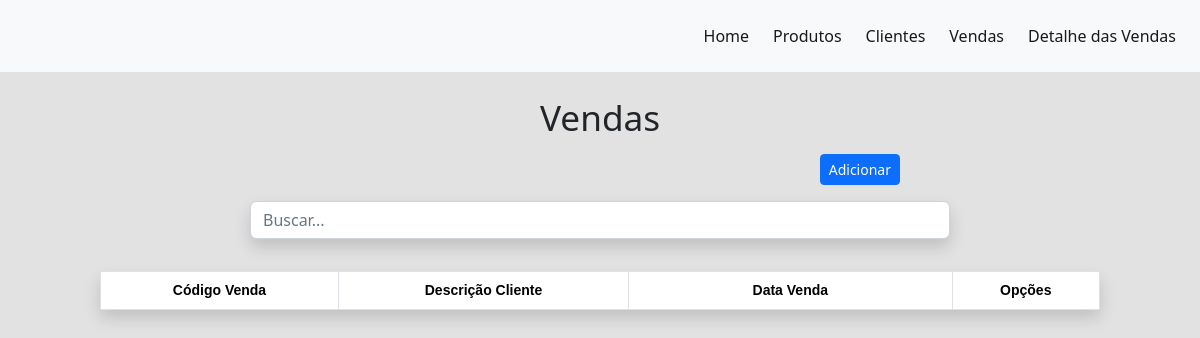
Before: /vendas/lista/ with the older database file.
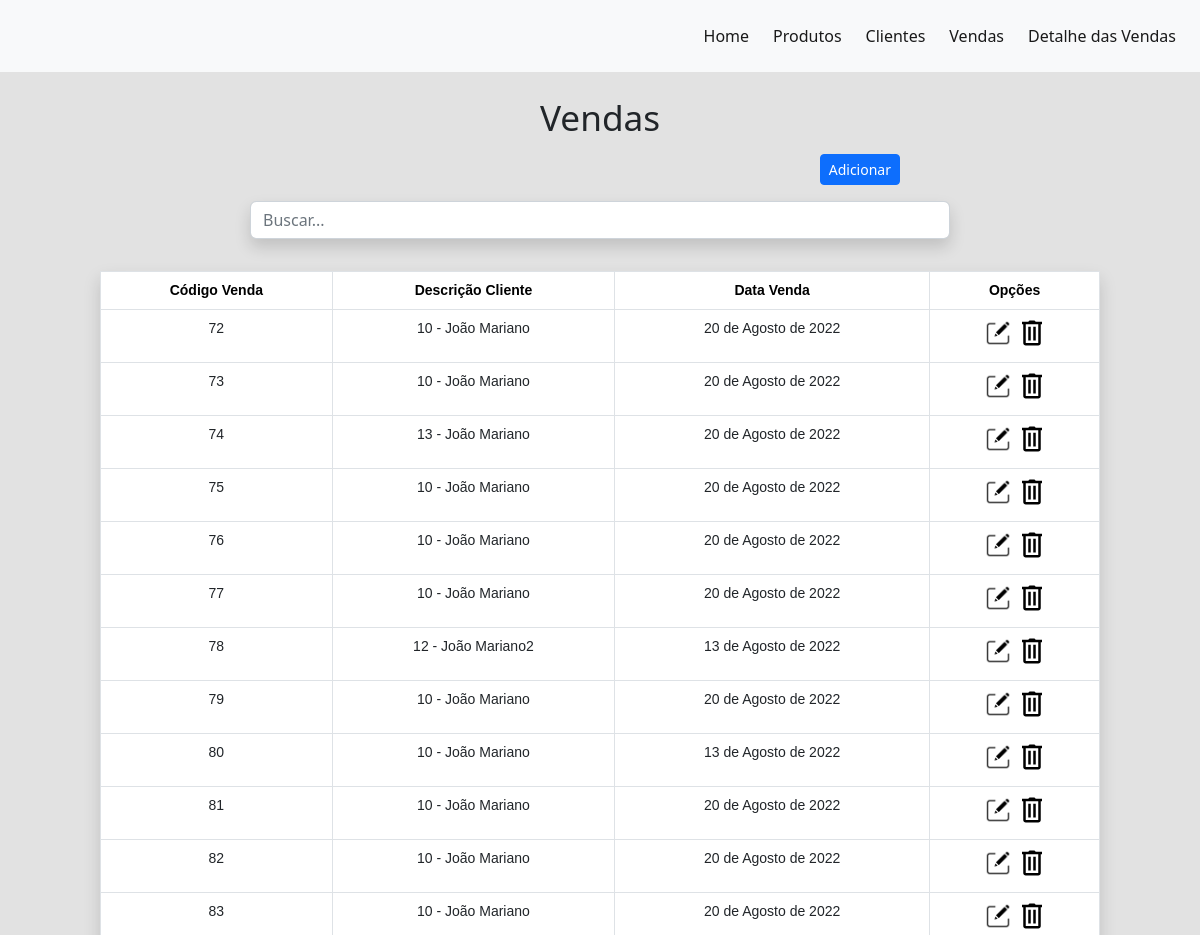
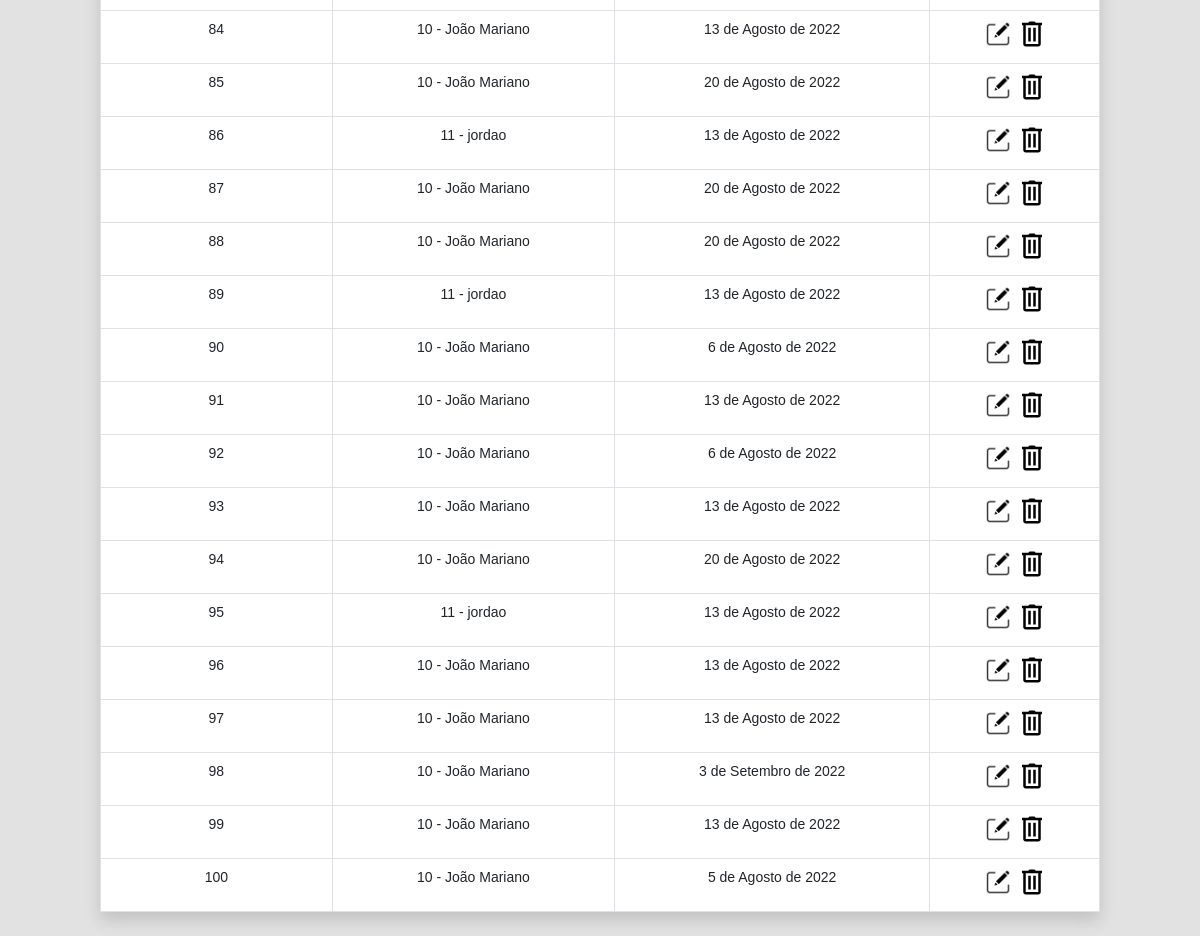
After: the same page with the newer database file (2 pictures, top to bottom).
### apps/vendas/models.py (models this page shows, shortened)
class Venda(models.Model):
    cod_venda = models.AutoField(primary_key=True)
    cod_cliente = models.ForeignKey(Cliente, on_delete=models.CASCADE)
    data_venda = models.DateField()

### apps/clientes/models.py (models this page shows)
class Cliente(models.Model):
    cod_cliente = models.AutoField(primary_key=True)
    nome_cliente = models.CharField(max_length=100)
    cpf = models.CharField(max_length=11)
    email = models.EmailField(max_length=100)
    renda = models.DecimalField(max_digits=20, decimal_places=2)
    classe = models.CharField(max_length=2)
    def __str__(self):
        return f'{self.cod_cliente} - {self.nome_cliente}'

### apps/vendas/views.py (the view)
# urls.py: path('lista/', venda_lista, name='venda_lista'),
def venda_lista(request):
    data = {}
    search = request.GET.get('search')
    if search:
        data['db'] = Venda.objects.filter(cod_venda__icontains=search) | Venda.objects.filter(
            cod_cliente=search) | Venda.objects.filter(data_venda__icontains=search)
    else:
        data['db'] = Venda.objects.all()
    return render(request, 'vendas/lista.html', data)

### templates/vendas/lista.html (shortened to what this page needs)
{% extends 'model/base.html' %}
{% block content %}
<div class="col-11 col-xxl-6 col-sm-8 m-auto text-center">
    <h1>Vendas</h1>
</div>
<div class="col-6 col-xxl-4 col-sm-6 m-auto pt-2 pb-2" style="text-align: right;">
    <a href="{% url 'venda_form' %}" class="btn btn-sm btn-primary">Adicionar</a>
</div>
<div class="col-8 col-xxl-5 col-sm-7 m-auto pt-2 pb-2" style="text-align: right;">
    <form method="get">
        <input type="text" id="search" name="search" class="form-control shadow" placeholder="Buscar...">
    </form>
</div>
<div class="col-11 col-sm-10 col-xxl-8 m-auto pt-4 pb-2 text-center">
    <table class="table table-bordered bg-white shadow">
        <thead class="primary">
            <tr>
                <th scope="col">Código Venda</th>
                <th scope="col">Descrição Cliente</th>
                <th scope="col" style="min-width: 150px;">Data Venda</th>
                <th scope="col">Opções</th>
            </tr>
        </thead>
        <tbody>
            {% for dbs in db %}
            <tr>
                <td>{{dbs.cod_venda}}</td>
                <td>{{dbs.cod_cliente}}</td>
                <td>{{dbs.data_venda}}</td>
                <td class="group">
                    {% load static %}
                    <a class="icon" href="{% url 'venda_edit' pk=dbs.cod_venda %}">
                        <img src="{% static 'image/editar.png' %}" title="Editar" alt="Editar">
                    </a>
                    <a class="icon btnDel" href="{% url 'venda_delete' pk=dbs.cod_venda %}">
                        <img src="{% static 'image/trash.svg' %}" title="Deletar" alt="Deletar">
                    </a>
                </td>
            </tr>
            {% endfor %}
        </tbody>
    </table>
</div>
{% endblock %}

Changed rows visible on the page:
added Venda: cod_venda "72", cod_cliente "10 - João Mariano", data_venda "20 de Agosto de 2022"
added Venda: cod_venda "73", cod_cliente "10 - João Mariano", data_venda "20 de Agosto de 2022"
added Venda: cod_venda "74", cod_cliente "13 - João Mariano", data_venda "20 de Agosto de 2022"
added Venda: cod_venda "75", cod_cliente "10 - João Mariano", data_venda "20 de Agosto de 2022"
added Venda: cod_venda "76", cod_cliente "10 - João Mariano", data_venda "20 de Agosto de 2022"
added Venda: cod_venda "77", cod_cliente "10 - João Mariano", data_venda "20 de Agosto de 2022"
added Venda: cod_venda "78", cod_cliente "12 - João Mariano2", data_venda "13 de Agosto de 2022"
added Venda: cod_venda "79", cod_cliente "10 - João Mariano", data_venda "20 de Agosto de 2022"
added Venda: cod_venda "80", cod_cliente "10 - João Mariano", data_venda "13 de Agosto de 2022"
added Venda: cod_venda "81", cod_cliente "10 - João Mariano", data_venda "20 de Agosto de 2022"
added Venda: cod_venda "82", cod_cliente "10 - João Mariano", data_venda "20 de Agosto de 2022"
added Venda: cod_venda "83", cod_cliente "10 - João Mariano", data_venda "20 de Agosto de 2022"
added Venda: cod_venda "84", cod_cliente "10 - João Mariano", data_venda "13 de Agosto de 2022"
added Venda: cod_venda "85", cod_cliente "10 - João Mariano", data_venda "20 de Agosto de 2022"
added Venda: cod_venda "86", cod_cliente "11 - jordao", data_venda "13 de Agosto de 2022"
added Venda: cod_venda "87", cod_cliente "10 - João Mariano", data_venda "20 de Agosto de 2022"
added Venda: cod_venda "88", cod_cliente "10 - João Mariano", data_venda "20 de Agosto de 2022"
added Venda: cod_venda "89", cod_cliente "11 - jordao", data_venda "13 de Agosto de 2022"
added Venda: cod_venda "90", cod_cliente "10 - João Mariano", data_venda "6 de Agosto de 2022"
added Venda: cod_venda "91", cod_cliente "10 - João Mariano", data_venda "13 de Agosto de 2022"
added Venda: cod_venda "92", cod_cliente "10 - João Mariano", data_venda "6 de Agosto de 2022"
added Venda: cod_venda "93", cod_cliente "10 - João Mariano", data_venda "13 de Agosto de 2022"
added Venda: cod_venda "94", cod_cliente "10 - João Mariano", data_venda "20 de Agosto de 2022"
added Venda: cod_venda "95", cod_cliente "11 - jordao", data_venda "13 de Agosto de 2022"
added Venda: cod_venda "96", cod_cliente "10 - João Mariano", data_venda "13 de Agosto de 2022"
added Venda: cod_venda "97", cod_cliente "10 - João Mariano", data_venda "13 de Agosto de 2022"
added Venda: cod_venda "98", cod_cliente "10 - João Mariano", data_venda "3 de Setembro de 2022"
added Venda: cod_venda "99", cod_cliente "10 - João Mariano", data_venda "13 de Agosto de 2022"
added Venda: cod_venda "100", cod_cliente "10 - João Mariano", data_venda "5 de Agosto de 2022"
